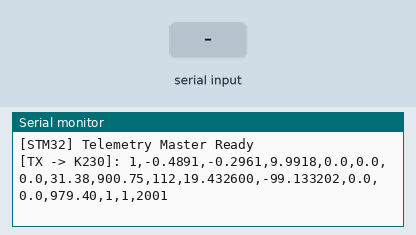
Bench run of a sketch on a simulated STM32 Nucleo. Parts: the last lines printed to the serial monitor. The inputs (shaded band) are chosen by the test bench.

Above: at 2.2 s.
2.3 s: "1\n" received over the second serial link
At 3.1 s:
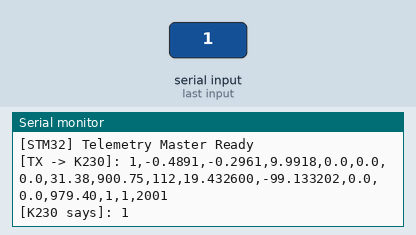
3.8 s: "0\n" received over the second serial link
At 3.96 s:
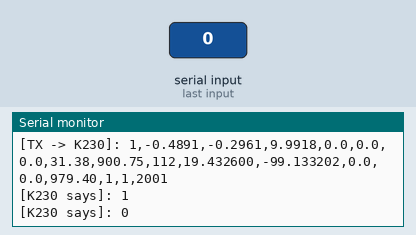
5.3 s: "2\n" received over the second serial link
At 7.4 s:
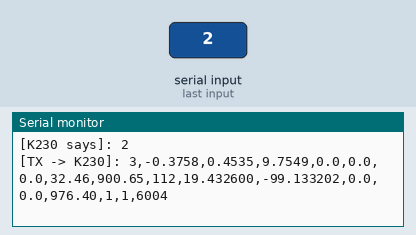
Timing chart, 0 to 8.9 s (numbered marks = the images above; inputs shaded):
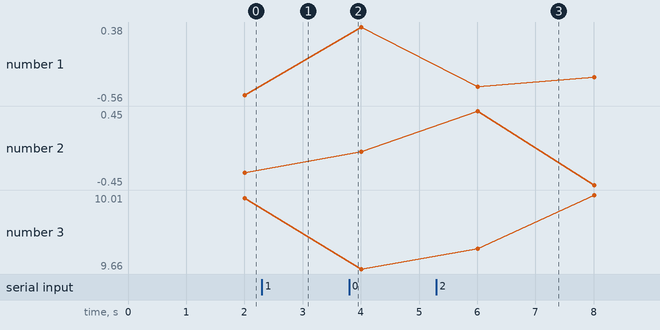

The sketch:

stm32.ino
```cpp
/* ============================================================
 *  ATSIQUE CanSat — STM32 Master Telemetry (Mock Data)
 *  Hardware: Nucleo F411RE
 *  Connection: USART1 (PA9=TX, PA10=RX) -> CanMV K230
 * ============================================================ */

#include <Arduino.h>

// Use HardwareSerial 1 (PA9, PA10)
HardwareSerial SerialK230(PA10, PA9);

unsigned long pkt_id = 0;
unsigned long last_tx = 0;
const int TX_INTERVAL = 2000;

void setup() {
  Serial.begin(115200);      // Debug to PC
  SerialK230.begin(115200);  // Data to K230
  delay(1000);
  Serial.println("[STM32] Telemetry Master Ready");
}

void loop() {
  if (millis() - last_tx > TX_INTERVAL) {
    last_tx = millis();
    pkt_id++;

    // ── Generate Mock Data ───────────────────────────────────
    float ax = -0.11 + (sin(millis() / 500.0) * 0.5);
    float ay = 0.03 + (cos(millis() / 500.0) * 0.5);
    float az = 9.81 + (sin(millis() / 1000.0) * 0.2);
    float temp = 30.6 + (sin(millis() / 5000.0) * 2.0);
    float pressure = 900.8 - (pkt_id * 0.05);
    float alt = 980.9 - (pkt_id * 1.5);
    float lat = 19.4326;
    float lon = -99.1332;

    // ── Build CSV String ─────────────────────────────────────
    // Format: id,ax,ay,az,gx,gy,gz,temp,pres,id,lat,lon,roll,pitch,alt,gps,rdy,tick
    String csv = String(pkt_id) + "," +
                 String(ax, 4) + "," + String(ay, 4) + "," + String(az, 4) + "," +
                 "0.0,0.0,0.0," +    // Mock Gyro
                 String(temp, 2) + "," + String(pressure, 2) + "," +
                 "112," +            // sensor_id
                 String(lat, 6) + "," + String(lon, 6) + "," +
                 "0.0,0.0," +        // Mock Roll/Pitch
                 String(alt, 2) + "," +
                 "1,1," +            // GPS flags
                 String(millis());

    // ── Send to K230 ────────────────────────────────────────
    SerialK230.println(csv);
    Serial.print("[TX -> K230]: ");
    Serial.println(csv);
  }

  // Check for response from K230 (e.g., feedback or ACK)
  if (SerialK230.available()) {
    String resp = SerialK230.readStringUntil('\n');
    Serial.print("[K230 says]: ");
    Serial.println(resp);
  }
}
```

Measured:
- after the input at 2.3 s, the serial monitor: prints a new line at once (image 1)
- after the input at 3.8 s, the serial monitor: prints a new line at once (image 2)
- after the input at 5.3 s, the serial monitor: prints a new line at once (image 3)
